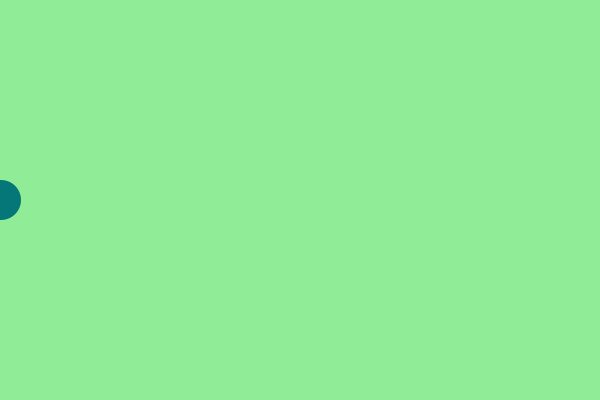
Frame 1 (no input)
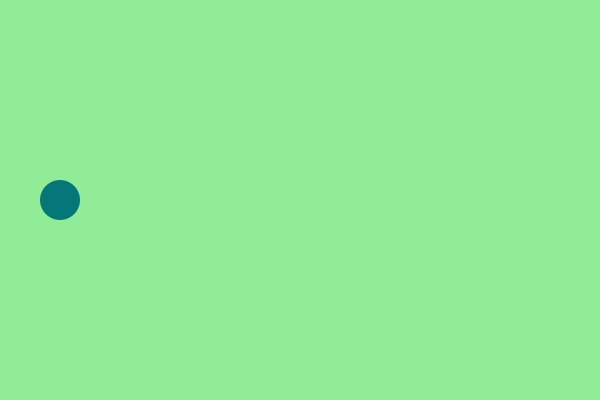
Frame 60 (the mouse pressed at the canvas centre just before this capture)
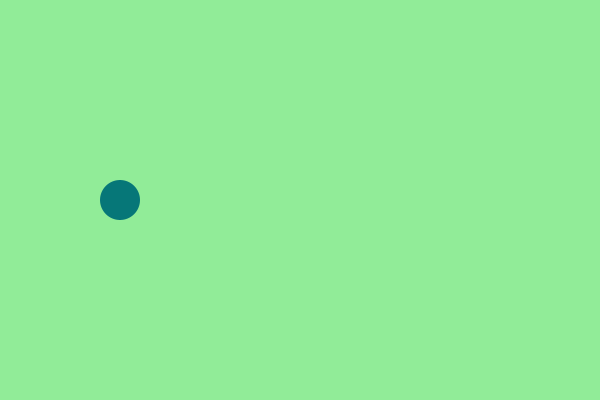
Frame 120 (the mouse held since frame 60 and released just before this capture)

The Processing sketch that drew these frames (run headless with seeded random() and noise(); from frame 60 on, the mouse is pressed at the canvas centre):

// Processing sketch: bounce01
// ── bounce01.pde
void setup() {
   size(600, 400);
   noStroke();
}

void draw() {
   background(145, 236, 152);
   fill(6, 119, 120);
   float time = frameCount;
   PVector ballCenter = getBallCenter(time);
   ellipse(ballCenter.x, ballCenter.y, 40, 40);
}

PVector getBallCenter(float time)
{
   PVector center = new PVector(time, 200);
   return(center);
}
